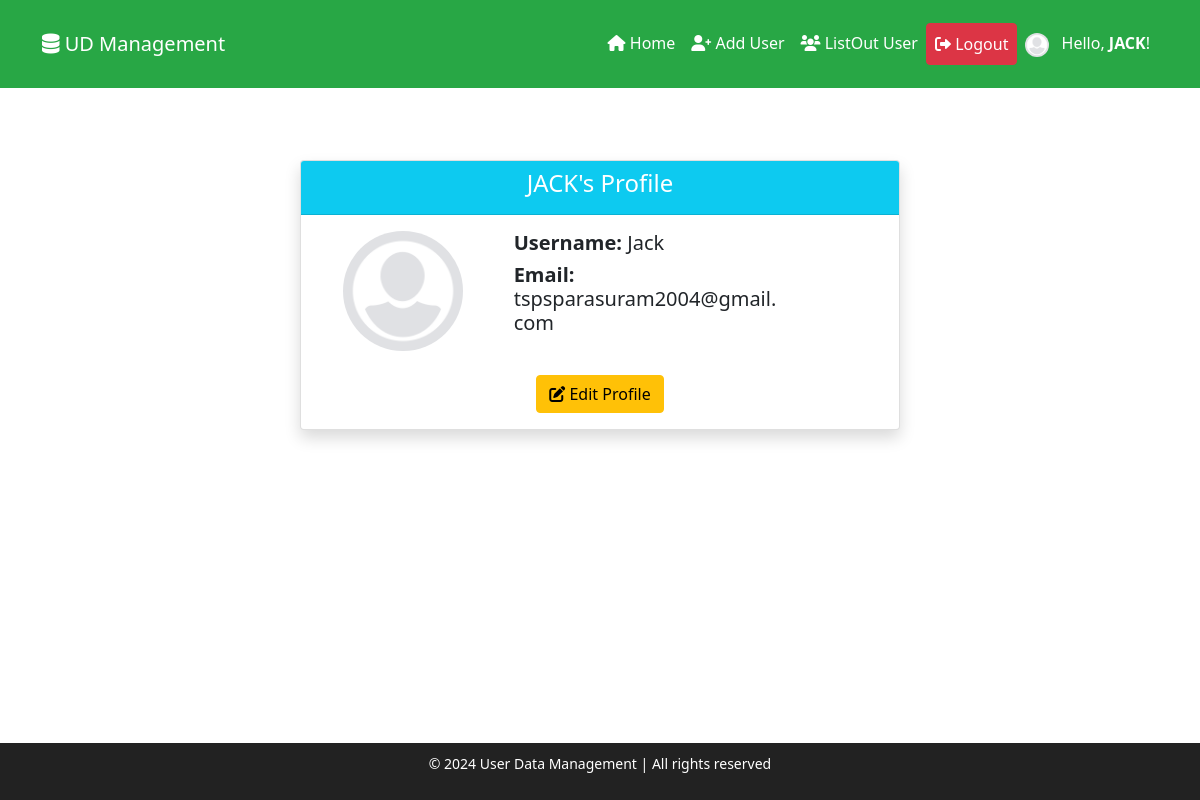
Page /blog/profile/ (signed in) on the committed database.
### blog/models.py (models this page shows, shortened)
class UserData(models.Model):
    username = models.CharField(max_length=100, unique=True)
    email = models.EmailField(unique=True)
    password = models.CharField(max_length=200)  # Store hashed password
    profile_picture = models.ImageField(upload_to='profile_pics/', blank=True, null=True)  # Add profile picture
    created_at = models.DateTimeField(auto_now_add=True)  # Automatically set the registration time

### blog/views.py (the view)
# urls.py: path('profile/', profile, name='profile'),
def profile(request):
    if request.session.get('user_id') is None:
        return redirect('blog:login')
    user_id = request.session.get('user_id')
    user_profile = UserData.objects.get(id=user_id)
    print("image",user_profile.profile_picture)
    return render(request, 'profile.html', {'user': user_profile})

### blog/templates/profile.html
{% extends 'base.html' %} {% load static %} {% block content %}
<div class="card shadow mt-4 mx-auto" style="max-width: 600px">
  <div class="card-header text-center bg-info text-white">
    <h4>{{ user.username | upper }}'s Profile</h4>
  </div>
  <div class="card-body">
    <div class="row">
      <div class="col-md-4 text-center">
        {% if user.profile_picture %}
        <img
          src="{{ user.profile_picture.url }}"
          alt="Profile Picture"
          class="img-fluid rounded-circle"
          style="width: 120px; height: 120px; object-fit: cover"
        />
        {% else %}
        <img
          src="{% static 'images/default-avatar.png' %}"
          alt="Profile Picture"
          class="img-fluid rounded-circle"
          style="width: 120px; height: 120px; object-fit: cover"
        />
        {% endif %}
      </div>
      <div class="col-md-6">
        <h5><strong>Username:</strong> {{ user.username | capfirst }}</h5>
        <h5><strong>Email:</strong> {{ user.email }}</h5>
      </div>
    </div>
    <div class="text-center mt-4">
      <a href="{% url 'blog:edit_profile' %}" class="btn btn-warning">
        <i class="fas fa-edit"></i> Edit Profile
      </a>
    </div>
  </div>
</div>
{% endblock %}

### blog/templates/base.html (shortened to what this page needs)
{% load static %}<!DOCTYPE html>
<html lang="en">
  <head>
    <link
      href="https://cdn.jsdelivr.net/npm/bootstrap@5.1.3/dist/css/bootstrap.min.css"
      rel="stylesheet"
    />
    <link
      href="https://cdn.jsdelivr.net/npm/bootstrap-icons/font/bootstrap-icons.css"
      rel="stylesheet"
    />
    <link
      href="https://cdnjs.cloudflare.com/ajax/libs/font-awesome/6.0.0/css/all.min.css"
      rel="stylesheet"
    />
  </head>
  <body
    style="display: flex; flex-direction: column; min-height: 100vh; margin: 0"
  >
    <header>
      <nav class="navbar navbar-expand-lg navbar-dark">
        <div class="container">
          <a class="navbar-brand" href="{% url 'blog:index' %}">
            <i class="fas fa-database"></i> UD Management
          </a>
          <div class="collapse navbar-collapse" id="navbarNav">
            <ul class="navbar-nav ms-auto">
              {% if request.session.user_id %}
              <li class="nav-item">
                <a class="nav-link" href="{% url 'blog:index'%}">
                  <i class="fas fa-home"></i> Home
                </a>
              </li>
              <li class="nav-item">
                <a class="nav-link" href="{% url 'blog:contact'%}">
                  <i class="fas fa-user-plus"></i> Add User
                </a>
              </li>
              <li class="nav-item">
                <a class="nav-link" href="{% url 'blog:ListOut'%}">
                  <i class="fas fa-users"></i> ListOut User
                </a>
              </li>
              <li class="nav-item">
                <a
                  class="nav-link btn btn-danger text-white"
                  href="{% url 'blog:logout' %}"
                >
                  <i class="fas fa-sign-out-alt"></i> Logout
                </a>
              </li>
              <li class="nav-item navbar-profile">
                <a class="nav-link text-white" href="{% url 'blog:profile' %}">
                  {% if request.session.profile_picture %}
                  <img
                    src="{{ request.session.profile_picture.url }}"
                    alt="Profile Picture"
                    style="
                      width: 24px;
                      height: 24px;
                      object-fit: cover;
                      border-radius: 50%;
                      margin-right: 8px;
                    "
                  />
                  {% else %}
                  <img
                    src="{% static 'images/default-avatar.png' %}"
                    alt="Default Profile Picture"
                    style="
                      width: 24px;
                      height: 24px;
                      object-fit: cover;
                      border-radius: 50%;
                      margin-right: 8px;
                    "
                  />
                  {% endif %}</i> Hello,
                  <b>{{ request.session.username | upper }}</b>!
                </a>
              </li>
              {% endif %}
            </ul>
          </div>
        </div>
      </nav>
    </header>
    <br /><br />
    <main>{% block content %} {% endblock %}</main>
    <br /><br />
    <br /><br />
    <footer
      style="
        position: fixed;
        bottom: 0;
        left: 0;
        width: 100%;
        background-color: #222;
        color: #fff;
        text-align: center;
        padding: 10px 0;
        font-size: 14px;
      "
    >
      <p>&copy; 2024 User Data Management | All rights reserved</p>
    </footer>
  </body>
</html>

### blog/templates/base.html (style rules this page uses)
header { background-color: #28a745; color: white; padding: 15px 0; }
footer { background-color: #343a40; color: white; padding: 10px 0; text-align: center; }
.navbar-nav li a { color: white !important; }

### rows in the picture
UserData: session.username "JACK", username "JACK", username "Jack", email "tspsparasuram2004@gmail.com"
